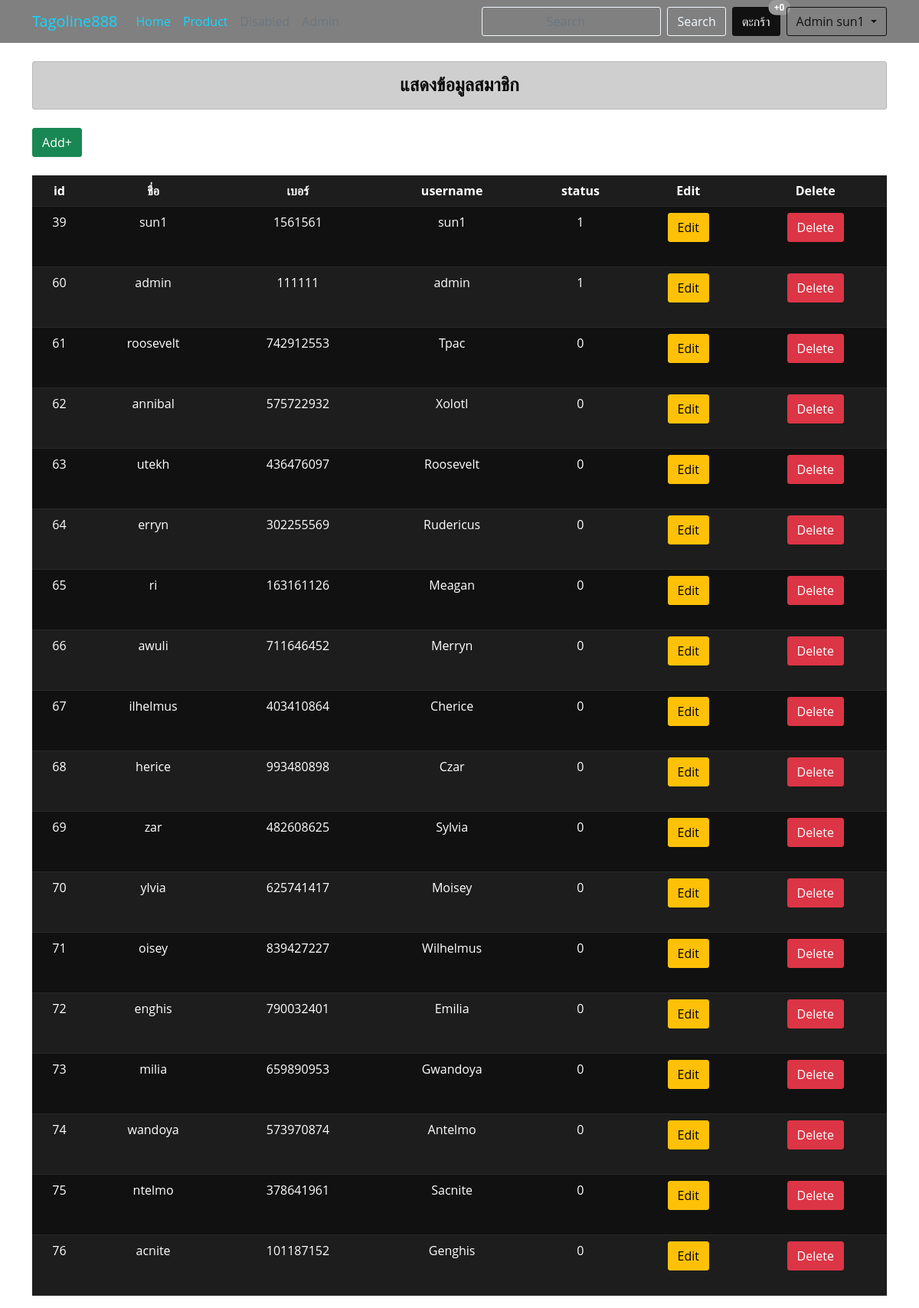
The page /sad/show_customer.php (signed in) on the database its author committed.
### tables this page shows
CREATE TABLE `member` (
  `M_id` int(5) NOT NULL,
  `name` varchar(50) NOT NULL,
  `surname` varchar(30) NOT NULL,
  `telephone` int(10) NOT NULL,
  `user` varchar(20) NOT NULL,
  `password` varchar(128) NOT NULL,
  `Lavel` int(1) NOT NULL,
  `status` int(1) NOT NULL
);

### sad/show_customer.php (the view, shortened to what this page needs)
<!DOCTYPE html>
<html lang="en">
<head>
    <link href="bootstrap/css/bootstrap.min.css" rel="stylesheet" >
</head>
<body>
	<?php include 'menu.php';?>
	<div class="container">
		<div class="h4 text-center alert alert-dark mb-4 mt-4" role="alert"> แสดงข้อมูลสมาชิก </div>
		<a href="fr_customer.php" class="btn btn-success mb-4">Add+</a>
		<table class="text-center table table-dark table-striped">
				<tr>
						<th>id</th>
						<th>ชื่อ</th>
						<th>เบอร์</th>
						<th>username</th>
						<th>status</th>
						<th>Edit</th>
						<th>Delete</th>
				</tr>
			<?php
				$sql="select * from member ";
				$result=mysqli_query($conn,$sql);
				while($row=mysqli_fetch_array($result)){
				?>
						<tr class="text-center">
								<td ><?=$row["M_id"]?></td>
								<td><?=$row["name"]?></td>
								<td><?=$row["telephone"]?></td>
								<td><?=$row["user"]?></td>
								<td><?=$row["Lavel"]?></td>
								<td><a href="edit_customer.php?customer_id=<?=$row["M_id"]?>" class="btn btn-warning mb-4">Edit</a></td>
								<td><a href="delete/delete_customer.php?Member_id=<?=$row["M_id"]?>" class="btn btn-danger mb-4" onclick="Del(this.href);return false;">Delete</a></td>
					</tr>
				<?php
				}
			?>
		</table>
	</div>
</body>
</html>

### rows shown on the page
member: M_id "39", name "sun1", telephone "1561561", user "sun1", Lavel "1"
member: M_id "60", name "admin", telephone "111111", user "admin", Lavel "1"
member: M_id "61", name "roosevelt", telephone "742912553", user "Tpac", Lavel "0"
member: M_id "62", name "annibal", telephone "575722932", user "Xolotl", Lavel "0"
member: M_id "63", name "utekh", telephone "436476097", user "Roosevelt", Lavel "0"
member: M_id "64", name "erryn", telephone "302255569", user "Rudericus", Lavel "0"
member: M_id "65", name "ri", telephone "163161126", user "Meagan", Lavel "0"
member: M_id "66", name "awuli", telephone "711646452", user "Merryn", Lavel "0"
member: M_id "67", name "ilhelmus", telephone "403410864", user "Cherice", Lavel "0"
member: M_id "68", name "herice", telephone "993480898", user "Czar", Lavel "0"
member: M_id "69", name "zar", telephone "482608625", user "Sylvia", Lavel "0"
member: M_id "70", name "ylvia", telephone "625741417", user "Moisey", Lavel "0"
member: M_id "71", name "oisey", telephone "839427227", user "Wilhelmus", Lavel "0"
member: M_id "72", name "enghis", telephone "790032401", user "Emilia", Lavel "0"
member: M_id "73", name "milia", telephone "659890953", user "Gwandoya", Lavel "0"
member: M_id "74", name "wandoya", telephone "573970874", user "Antelmo", Lavel "0"
member: M_id "75", name "ntelmo", telephone "378641961", user "Sacnite", Lavel "0"
member: M_id "76", name "acnite", telephone "101187152", user "Genghis", Lavel "0"

### other values the page prints
$_SESSION["sum_row"] "0"
$_SESSION["firstname"] "sun1"
